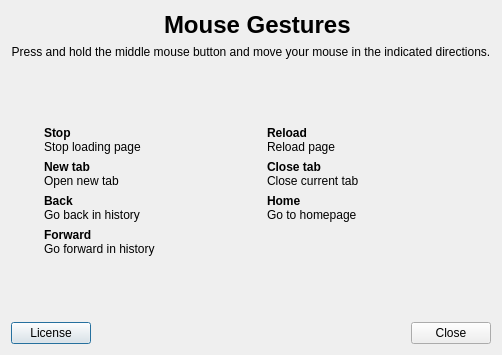
<?xml version="1.0" encoding="UTF-8"?>
<ui version="4.0">
 <class>MouseGesturesSettingsDialog</class>
 <widget class="QDialog" name="MouseGesturesSettingsDialog">
  <property name="geometry">
   <rect>
    <x>0</x>
    <y>0</y>
    <width>502</width>
    <height>355</height>
   </rect>
  </property>
  <property name="windowTitle">
   <string>Mouse Gestures</string>
  </property>
  <layout class="QVBoxLayout" name="verticalLayout">
   <item>
    <layout class="QHBoxLayout" name="horizontalLayout">
     <item>
      <spacer name="horizontalSpacer">
       <property name="orientation">
        <enum>Qt::Horizontal</enum>
       </property>
       <property name="sizeHint" stdset="0">
        <size>
         <width>40</width>
         <height>20</height>
        </size>
       </property>
      </spacer>
     </item>
     <item>
      <widget class="QLabel" name="label_2">
       <property name="pixmap">
        <pixmap resource="mousegestures.qrc">:/mousegestures/data/icon.png</pixmap>
       </property>
      </widget>
     </item>
     <item>
      <widget class="QLabel" name="label">
       <property name="text">
        <string>&lt;h1&gt;Mouse Gestures&lt;/h1&gt;</string>
       </property>
      </widget>
     </item>
     <item>
      <spacer name="horizontalSpacer_2">
       <property name="orientation">
        <enum>Qt::Horizontal</enum>
       </property>
       <property name="sizeHint" stdset="0">
        <size>
         <width>40</width>
         <height>20</height>
        </size>
       </property>
      </spacer>
     </item>
    </layout>
   </item>
   <item>
    <widget class="QLabel" name="label_17">
     <property name="text">
      <string>Press and hold the middle mouse button and move your mouse in the indicated directions.</string>
     </property>
     <property name="alignment">
      <set>Qt::AlignCenter</set>
     </property>
     <property name="wordWrap">
      <bool>true</bool>
     </property>
    </widget>
   </item>
   <item>
    <spacer name="verticalSpacer_2">
     <property name="orientation">
      <enum>Qt::Vertical</enum>
     </property>
     <property name="sizeHint" stdset="0">
      <size>
       <width>20</width>
       <height>40</height>
      </size>
     </property>
    </spacer>
   </item>
   <item>
    <layout class="QGridLayout" name="gridLayout">
     <property name="leftMargin">
      <number>20</number>
     </property>
     <property name="rightMargin">
      <number>20</number>
     </property>
     <item row="0" column="0">
      <widget class="QLabel" name="label_3">
       <property name="sizePolicy">
        <sizepolicy hsizetype="Fixed" vsizetype="Preferred">
         <horstretch>0</horstretch>
         <verstretch>0</verstretch>
        </sizepolicy>
       </property>
       <property name="pixmap">
        <pixmap resource="mousegestures.qrc">:/mousegestures/data/up.gif</pixmap>
       </property>
      </widget>
     </item>
     <item row="0" column="1">
      <widget class="QLabel" name="label_10">
       <property name="text">
        <string>&lt;b&gt;Stop&lt;/b&gt;&lt;br/&gt;Stop loading page</string>
       </property>
      </widget>
     </item>
     <item row="1" column="0">
      <widget class="QLabel" name="label_4">
       <property name="pixmap">
        <pixmap resource="mousegestures.qrc">:/mousegestures/data/down.gif</pixmap>
       </property>
      </widget>
     </item>
     <item row="1" column="1">
      <widget class="QLabel" name="label_12">
       <property name="text">
        <string>&lt;b&gt;New tab&lt;/b&gt;&lt;br/&gt;Open new tab</string>
       </property>
      </widget>
     </item>
     <item row="2" column="0">
      <widget class="QLabel" name="label_5">
       <property name="pixmap">
        <pixmap resource="mousegestures.qrc">:/mousegestures/data/left.gif</pixmap>
       </property>
      </widget>
     </item>
     <item row="2" column="1">
      <widget class="QLabel" name="label_13">
       <property name="text">
        <string>&lt;b&gt;Back&lt;/b&gt;&lt;br/&gt;Go back in history</string>
       </property>
      </widget>
     </item>
     <item row="3" column="0">
      <widget class="QLabel" name="label_6">
       <property name="pixmap">
        <pixmap resource="mousegestures.qrc">:/mousegestures/data/right.gif</pixmap>
       </property>
      </widget>
     </item>
     <item row="3" column="1">
      <widget class="QLabel" name="label_9">
       <property name="text">
        <string>&lt;b&gt;Forward&lt;/b&gt;&lt;br/&gt;Go forward in history</string>
       </property>
      </widget>
     </item>
     <item row="0" column="2">
      <widget class="QLabel" name="label_8">
       <property name="sizePolicy">
        <sizepolicy hsizetype="Fixed" vsizetype="Preferred">
         <horstretch>0</horstretch>
         <verstretch>0</verstretch>
        </sizepolicy>
       </property>
       <property name="pixmap">
        <pixmap resource="mousegestures.qrc">:/mousegestures/data/up-down.gif</pixmap>
       </property>
      </widget>
     </item>
     <item row="0" column="3">
      <widget class="QLabel" name="label_11">
       <property name="text">
        <string>&lt;b&gt;Reload&lt;/b&gt;&lt;br/&gt;Reload page</string>
       </property>
      </widget>
     </item>
     <item row="1" column="2">
      <widget class="QLabel" name="label_7">
       <property name="pixmap">
        <pixmap resource="mousegestures.qrc">:/mousegestures/data/down-right.gif</pixmap>
       </property>
      </widget>
     </item>
     <item row="1" column="3">
      <widget class="QLabel" name="label_15">
       <property name="text">
        <string>&lt;b&gt;Close tab&lt;/b&gt;&lt;br/&gt;Close current tab</string>
       </property>
      </widget>
     </item>
     <item row="2" column="2">
      <widget class="QLabel" name="label_14">
       <property name="pixmap">
        <pixmap resource="mousegestures.qrc">:/mousegestures/data/down-left.gif</pixmap>
       </property>
      </widget>
     </item>
     <item row="2" column="3">
      <widget class="QLabel" name="label_16">
       <property name="text">
        <string>&lt;b&gt;Home&lt;/b&gt;&lt;br/&gt;Go to homepage</string>
       </property>
      </widget>
     </item>
    </layout>
   </item>
   <item>
    <spacer name="verticalSpacer">
     <property name="orientation">
      <enum>Qt::Vertical</enum>
     </property>
     <property name="sizeHint" stdset="0">
      <size>
       <width>20</width>
       <height>40</height>
      </size>
     </property>
    </spacer>
   </item>
   <item>
    <layout class="QHBoxLayout" name="horizontalLayout_2">
     <item>
      <widget class="QPushButton" name="licenseButton">
       <property name="text">
        <string>License</string>
       </property>
      </widget>
     </item>
     <item>
      <widget class="QDialogButtonBox" name="buttonBox">
       <property name="orientation">
        <enum>Qt::Horizontal</enum>
       </property>
       <property name="standardButtons">
        <set>QDialogButtonBox::Close</set>
       </property>
      </widget>
     </item>
    </layout>
   </item>
  </layout>
 </widget>
 <resources>
  <include location="mousegestures.qrc"/>
 </resources>
 <connections>
  <connection>
   <sender>buttonBox</sender>
   <signal>accepted()</signal>
   <receiver>MouseGesturesSettingsDialog</receiver>
   <slot>accept()</slot>
   <hints>
    <hint type="sourcelabel">
     <x>248</x>
     <y>254</y>
    </hint>
    <hint type="destinationlabel">
     <x>157</x>
     <y>274</y>
    </hint>
   </hints>
  </connection>
  <connection>
   <sender>buttonBox</sender>
   <signal>rejected()</signal>
   <receiver>MouseGesturesSettingsDialog</receiver>
   <slot>reject()</slot>
   <hints>
    <hint type="sourcelabel">
     <x>316</x>
     <y>260</y>
    </hint>
    <hint type="destinationlabel">
     <x>286</x>
     <y>274</y>
    </hint>
   </hints>
  </connection>
 </connections>
</ui>
